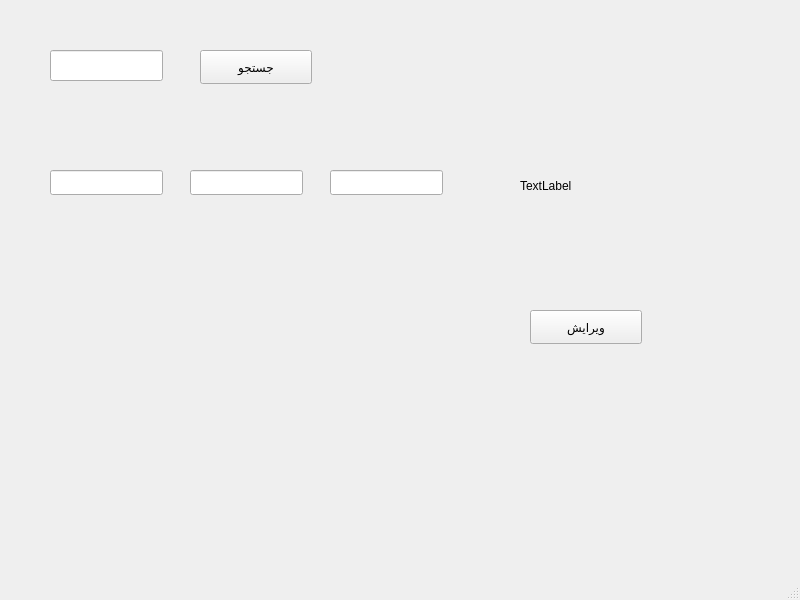
<?xml version="1.0" encoding="UTF-8"?>
<ui version="4.0">
 <class>MainWindow</class>
 <widget class="QMainWindow" name="MainWindow">
  <property name="geometry">
   <rect>
    <x>0</x>
    <y>0</y>
    <width>800</width>
    <height>600</height>
   </rect>
  </property>
  <property name="windowTitle">
   <string>MainWindow</string>
  </property>
  <widget class="QWidget" name="centralwidget">
   <widget class="QLineEdit" name="tb_na_code">
    <property name="geometry">
     <rect>
      <x>50</x>
      <y>170</y>
      <width>113</width>
      <height>25</height>
     </rect>
    </property>
   </widget>
   <widget class="QLineEdit" name="tb_first_name">
    <property name="geometry">
     <rect>
      <x>190</x>
      <y>170</y>
      <width>113</width>
      <height>25</height>
     </rect>
    </property>
   </widget>
   <widget class="QLineEdit" name="tb_last_name">
    <property name="geometry">
     <rect>
      <x>330</x>
      <y>170</y>
      <width>113</width>
      <height>25</height>
     </rect>
    </property>
   </widget>
   <widget class="QLabel" name="label">
    <property name="geometry">
     <rect>
      <x>520</x>
      <y>90</y>
      <width>191</width>
      <height>191</height>
     </rect>
    </property>
    <property name="text">
     <string>TextLabel</string>
    </property>
   </widget>
   <widget class="QPushButton" name="btn_edit">
    <property name="geometry">
     <rect>
      <x>530</x>
      <y>310</y>
      <width>112</width>
      <height>34</height>
     </rect>
    </property>
    <property name="text">
     <string>ویرایش</string>
    </property>
   </widget>
   <widget class="QPushButton" name="btn_search">
    <property name="geometry">
     <rect>
      <x>200</x>
      <y>50</y>
      <width>112</width>
      <height>34</height>
     </rect>
    </property>
    <property name="text">
     <string>جستجو</string>
    </property>
   </widget>
   <widget class="QLineEdit" name="tb_search">
    <property name="geometry">
     <rect>
      <x>50</x>
      <y>50</y>
      <width>113</width>
      <height>31</height>
     </rect>
    </property>
   </widget>
  </widget>
  <widget class="QMenuBar" name="menubar">
   <property name="geometry">
    <rect>
     <x>0</x>
     <y>0</y>
     <width>800</width>
     <height>30</height>
    </rect>
   </property>
  </widget>
  <widget class="QStatusBar" name="statusbar"/>
 </widget>
 <resources/>
 <connections/>
</ui>
